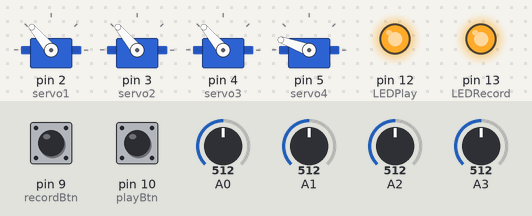
A sketch run on a simulated Arduino Uno, built with avr-gcc and run on an emulated ATmega328P. Shown: 4 × servo, output pins drawn as LEDs (lit = HIGH). Inputs (shaded band) come from the test bench; at power-on: A0 = 512, A1 = 512, A2 = 512, A3 = 512, pin 9 (recordBtn) LOW, pin 10 (playBtn) LOW.

Above: at 1.2 s.
1.3 s: A0 set to 716
At 2.5 s:
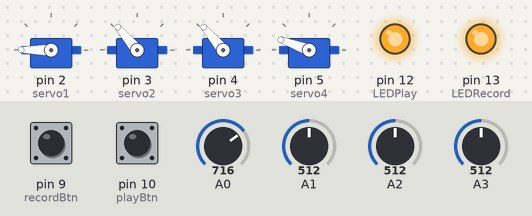
2.8 s: A1 set to 716
At 3.8 s:
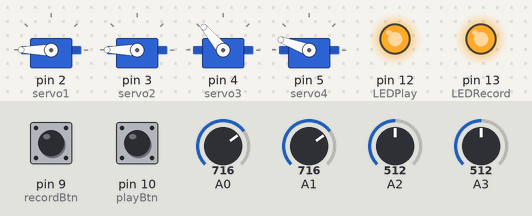
4.3 s: A2 set to 716
At 5.0 s:
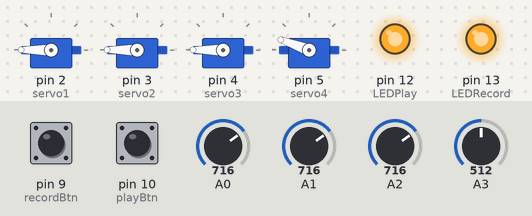
5.8 s: A3 set to 716
At 6.1 s:
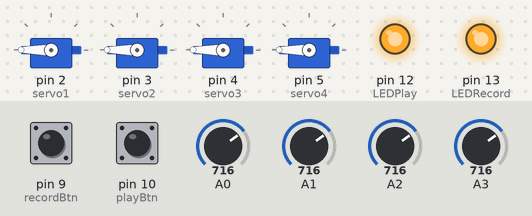
7.3 s: pin 9 (recordBtn) pulled HIGH for 0.15 s
At 7.9 s:
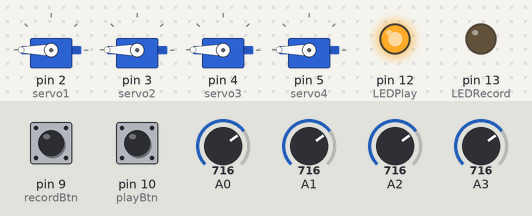
8.9 s: A3 set to 992
At 10.1 s:
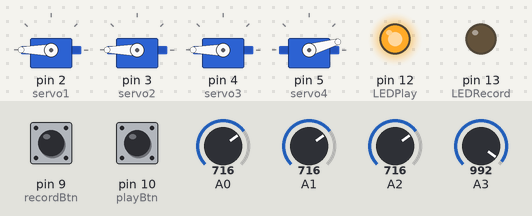
Timing chart, 0 to 23.5 s (numbered marks = the images above; inputs shaded):
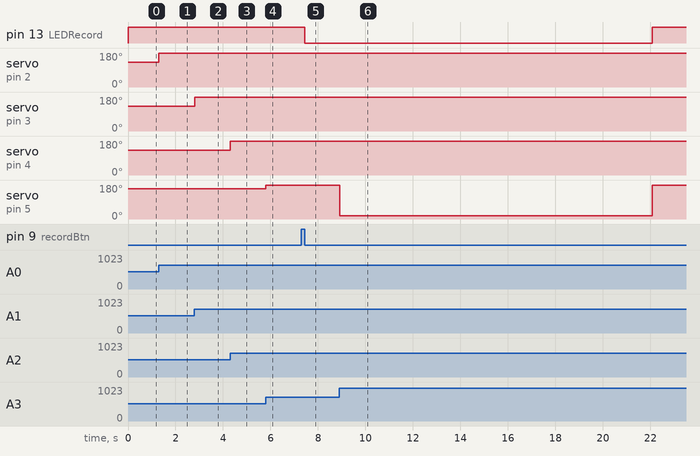

Measured:
- after the input at 1.3 s, servo on pin 2 (servo1): 130° → 180° at once
- after the input at 2.8 s, servo on pin 3 (servo2): 130° → 180° at once
- after the input at 4.3 s, servo on pin 4 (servo3): 130° → 180° at once
- after the input at 5.8 s, servo on pin 5 (servo4): 160° → 180° at once
- after the input at 7.3 s, pin 13 (LEDRecord): HIGH → LOW after 0.15 s
- after the input at 8.9 s, servo on pin 5 (servo4): 180° → 16° at once, → 180° 13.2 s later

The sketch:

Robot_Arm__Record-Play_.ino
```cpp
#include <Servo.h>
Servo servo1, servo2, servo3, servo4;
uint8_t track1[240], track2[240], track3[240], track4[240];
uint8_t i = 0, recordBtn = 9, playBtn = 10, saveBtn = 11, LEDPlay = 12, LEDRecord = 13;
bool recording = false, playing = false;
int delayRec = 60;


void setup() {
  servo1.attach(2); servo2.attach(3); servo3.attach(4); servo4.attach(5);
  track1[239] = 255; track2[239] = 255; track3[239] = 255; track4[239] = 255;
  track1[0] = 255; track2[0] = 255; track3[0] = 255; track4[0] = 255;
  pinMode(recordBtn, INPUT); pinMode(playBtn, INPUT); pinMode(saveBtn, INPUT);
  pinMode(LEDPlay, OUTPUT); digitalWrite(LEDPlay, HIGH);
  pinMode(LEDRecord, OUTPUT); digitalWrite(LEDRecord, HIGH);
}

void loop() {
  if ( digitalRead(recordBtn) == HIGH ) {
    delay(100); // debouncing
    while ( digitalRead(recordBtn) == HIGH) {} // wait for button release

    if ( recording == false) {
      recording = true;
      playing = false;
      i = 0;
      digitalWrite(LEDRecord, LOW);
    }
    else if ( recording == true) {
      recording = false;
      playing = false;
      track1[i] = 255;
      track2[i] = 255;
      track3[i] = 255;
      track4[i] = 255;
      i = 0;
      digitalWrite(LEDRecord, HIGH);
    }
  }

  if ( digitalRead(playBtn) == HIGH && recording == false) {
    delay(100); // debouncing
    while ( digitalRead(playBtn) == HIGH) {} // wait for button release

    if ( playing == false) {
      recording = false;
      playing = true;
      digitalWrite(LEDPlay, LOW);
      if (track1[i] == 255) {
        i = 0;
      }
    }
    else if ( playing == true) {
      recording = false;
      playing = false;
      digitalWrite(LEDPlay, HIGH);
    }
  }

  // playing
  if ( recording == false && playing == true && i < 240 && track1[i] != 255  ) {
    servo1.write(track1[i]);
    servo2.write(track2[i]);
    servo3.write(track3[i]);
    servo4.write(track4[i]);
    delay(delayRec);
    i += 1;
  }

  // recording & animating
  else  if ( recording == true && playing == false && i < 240 ) {
    track1[i] = map(analogRead(0), 0, 1023, 0, 260);
    servo1.write(track1[i]);
    track2[i] = map(analogRead(1), 0, 1023, 0, 260);
    servo2.write(track2[i]);
    track3[i] = map(analogRead(2), 0, 1023, 0, 260);
    servo3.write(track3[i]);
    track4[i] = map(analogRead(3), 0, 1023, 40, 280);
    servo4.write(track4[i]);
    delay(delayRec);
    i += 1;
  }
  else { // move without recording or playing
    digitalWrite(LEDPlay, HIGH);
    digitalWrite(LEDRecord, HIGH);
    servo1.write(map(analogRead(0), 0, 1023, 0, 260));
    servo2.write(map(analogRead(1), 0, 1023, 0, 260));
    servo3.write(map(analogRead(2), 0, 1023, 0, 260));
    servo4.write(map(analogRead(3), 0, 1023, 40, 280));
  }
}
```
